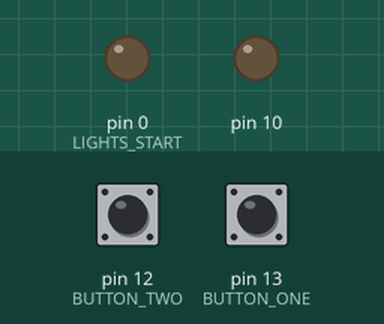
Bench run of a sketch on a simulated Arduino Uno, built with avr-gcc and run on an emulated ATmega328P. On the bench: output pins drawn as LEDs (lit = HIGH). Dashed ring = blinking. The test bench sets the inputs (shaded band); at power-on: pin 12 (BUTTON_TWO) LOW, pin 13 (BUTTON_ONE) LOW.

Above: at 1.3 s.
1.4 s: pin 12 (BUTTON_TWO) pulled HIGH for 0.15 s
At 1.9 s:
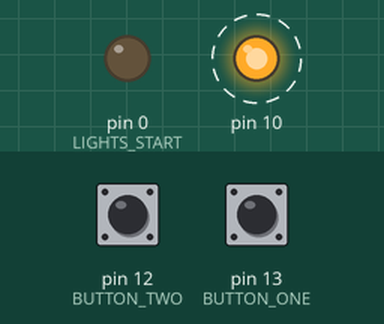
4.5 s: pin 13 (BUTTON_ONE) pulled HIGH for 3.2 s
At 4.9 s:
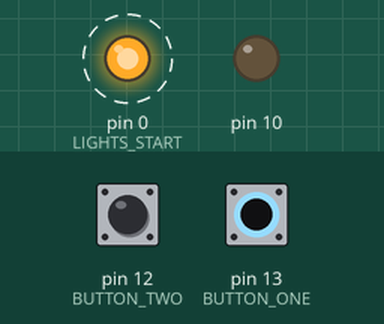
9.2 s: pin 12 (BUTTON_TWO) pulled HIGH for 3.2 s
At 10.9 s:
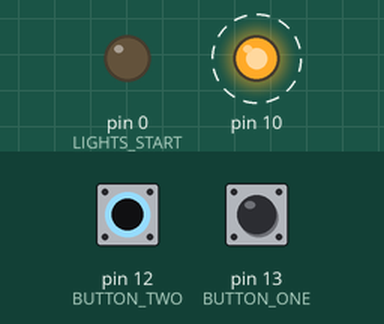
13.9 s: pin 12 (BUTTON_TWO) pulled HIGH for 1 s
At 17.6 s:
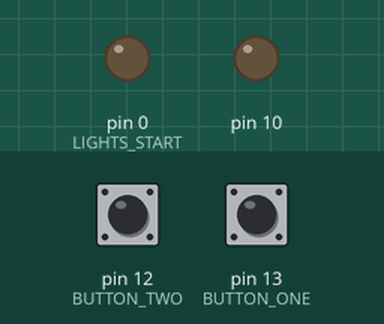
17.9 s: pin 12 (BUTTON_TWO) driven HIGH and pin 13 (BUTTON_ONE) driven HIGH
At 18.3 s:
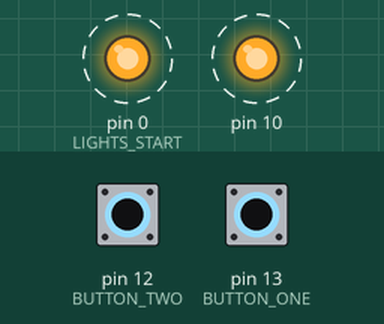
Timing chart, 0 to 21.9 s (numbered marks = the images above; inputs shaded):
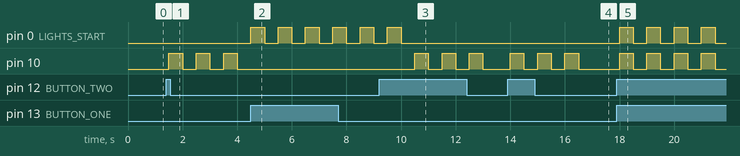

Measured:
- after the input at 1.4 s, pin 10: alternates HIGH for 0.50 s and LOW for 0.50 s, starting after 0.10 s
- after the input at 4.5 s, pin 0 (LIGHTS_START): alternates HIGH for 0.50 s and LOW for 0.50 s, starting at once
- after the input at 9.2 s, pin 10: alternates HIGH for 0.50 s and LOW for 0.50 s, starting after 1.3 s
- after the input at 13.9 s, pin 10: alternates HIGH for 0.50 s and LOW for 0.50 s, 6 changes in all, then stays LOW, starting after 0.10 s
- after the input at 17.9 s, pin 0 (LIGHTS_START), pin 10: alternates HIGH for 0.50 s and LOW for 0.50 s, starting after 0.10 s

The sketch:

async_dual_button_press.ino
```cpp
/**
 * CONSTANTS
 */
// LIGHTS
unsigned int LIGHTS_START = 0;
unsigned int LIGHTS_END = 11;
// BUTTONS
unsigned int BUTTON_ONE = 13;
unsigned int BUTTON_TWO = 12;
// VARIABLES
unsigned long lightSpeed = 500;
unsigned long buttonSpeed = 500;
unsigned long previousMillis = 0;        // will store last time LED was updated
int previousLight = -1;
int currentLight = LIGHTS_START;
boolean forwards = true;

void setup() {
  pinMode(LIGHTS_START, OUTPUT);
  pinMode(LIGHTS_END - 1, OUTPUT);
  pinMode(BUTTON_ONE, INPUT);
  pinMode(BUTTON_TWO, INPUT);
}

void loop() {
  // check to see if it's time to blink the LED; that is, if the difference
  // between the current time and last time you blinked the LED is bigger than
  // the interval at which you want to blink the LED.
  unsigned long currentMillis = millis();

  if (currentMillis - previousMillis >= buttonSpeed) {
    // save the last time you blinked the LED
    previousMillis = currentMillis;
    int buttonOnePressed = digitalRead(BUTTON_ONE) == HIGH;
    int buttonTwoPressed = digitalRead(BUTTON_TWO) == HIGH;

    if (buttonOnePressed || buttonTwoPressed) {
      for (int i = 0; i < 3; i++) {
        if (buttonOnePressed) {
          digitalWrite(LIGHTS_START, HIGH);
        }
        if (buttonTwoPressed) {
          digitalWrite(LIGHTS_END - 1, HIGH);
        }
        delay(lightSpeed);
        if (buttonOnePressed) {
          digitalWrite(LIGHTS_START, LOW);
        }
        if (buttonTwoPressed) {
          digitalWrite(LIGHTS_END - 1, LOW);
        }
        delay(lightSpeed);
      }
    }
  }
}
```
